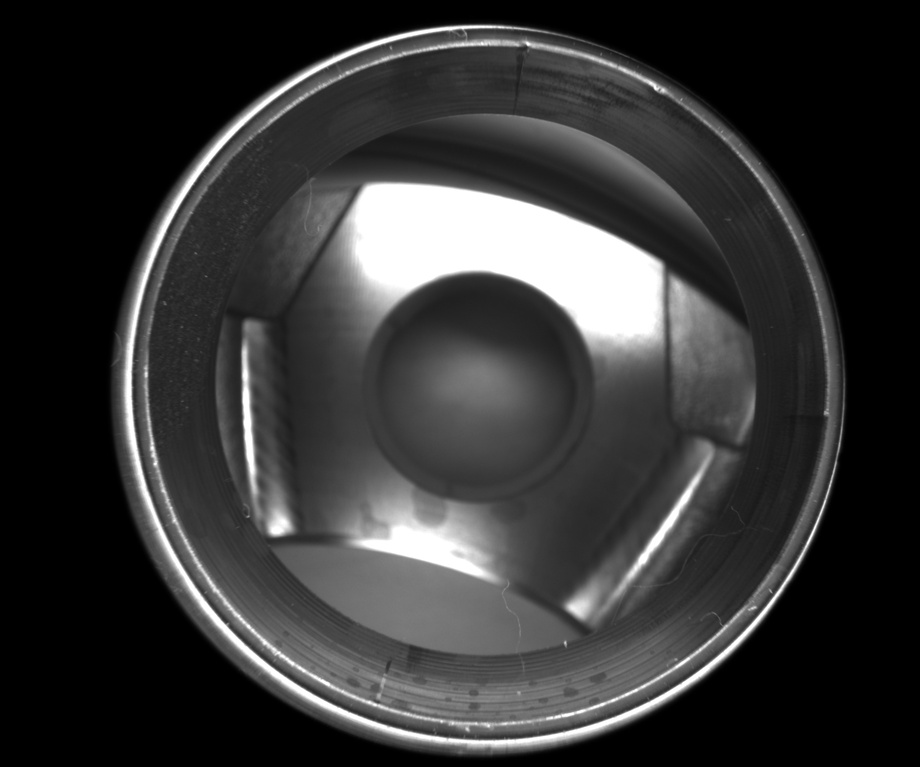
#> input picture code/data/slika3.jpg, 920 x 767 px, shrunk from 2464 x 2056 before the run; its folder holds 4 pictures in this run; the run also reads 2 pictures not shown here
$ python compute_statistics.py data
#> lines starting #> are read from the running program, lines starting #| are printed output that depends on the picture
### code/imageStatistics.py
import numpy as np
from PIL import Image
import statistics

from matplotlib import pyplot as plt
from skimage import io
import numpy as np


class ImageStatistics:
    data = []
    mi = 0
    sd = 0
    med = 0

    def __init__(self, img_path):
        self.img = img_path
        image = io.imread(img_path)
        self.data = image.ravel()
        self.mi = np.average(self.data)
        self.sd = np.std(self.data)
        self.med = np.median(self.data)

    def createHistogram(self):
        _ = plt.hist(self.data, bins=256)
        plt.show()

    def getMi(self) -> float:
        return self.mi
    def getSd(self) -> float:
        return self.sd
    def getMed(self) -> float:
        return self.med
    def getData(self):
        return self.data
class GalleryAnalyzer():
    data = {}
    def __init__(self, images):
        data = load

### code/compute_statistics.py
from imageStatistics import ImageStatistics
from PIL import Image
import numpy as np
import matplotlib.pyplot as plt
import sys
from skimage import io
import skimage
import os, sys

def get_file_paths(directory_path):

#> called with directory_path = 'data'
    file_paths = []
    for root, dirs, files in os.walk(directory_path):
        for file in files:
            file_path = os.path.join(root, file)
            file_paths.append(file_path)
    return file_paths

def calculateStatistics(images):
    image_statistics = []
    for img in images:
        pom = ImageStatistics(img)
        image_statistics.append(pom)
#> this loop made 4 passes
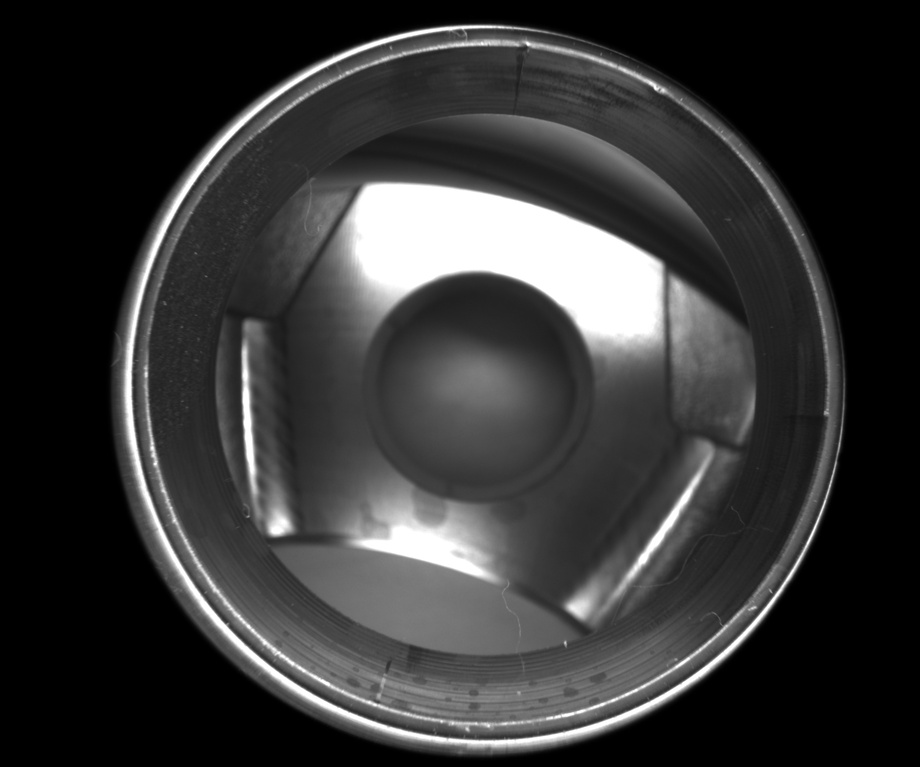
#> input picture code/data/slika3.jpg, 920 x 767 px, shrunk from 2464 x 2056 before the run
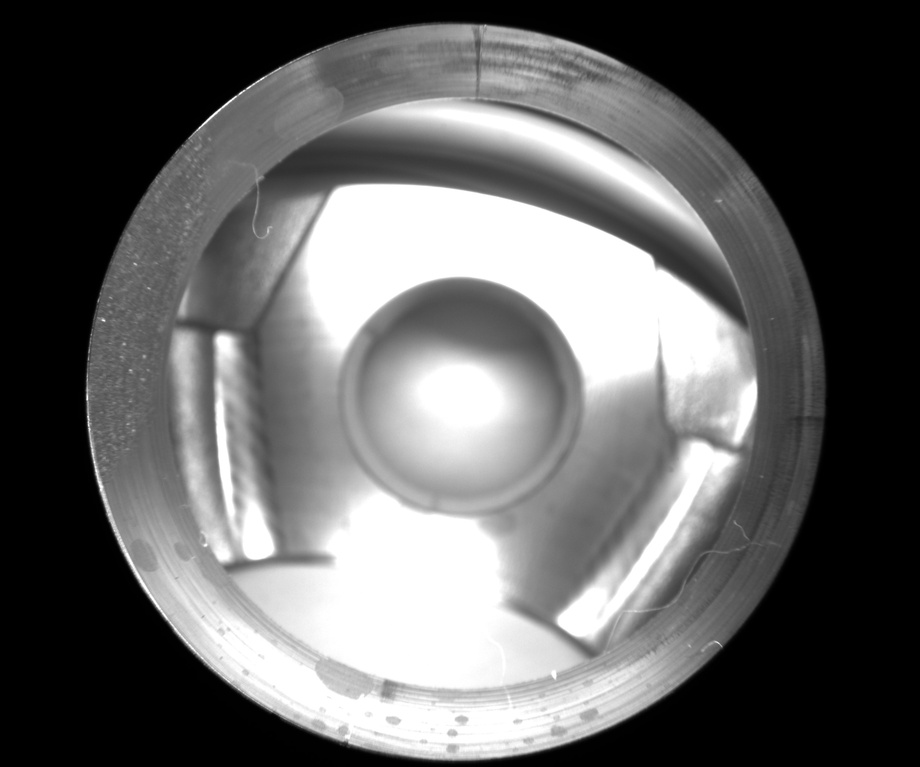
#> input picture code/data/slika4.jpg, 920 x 767 px, shrunk from 2464 x 2056 before the run
#> pass 3, in __init__ (call 3), `image = io.imread(img_path)`:
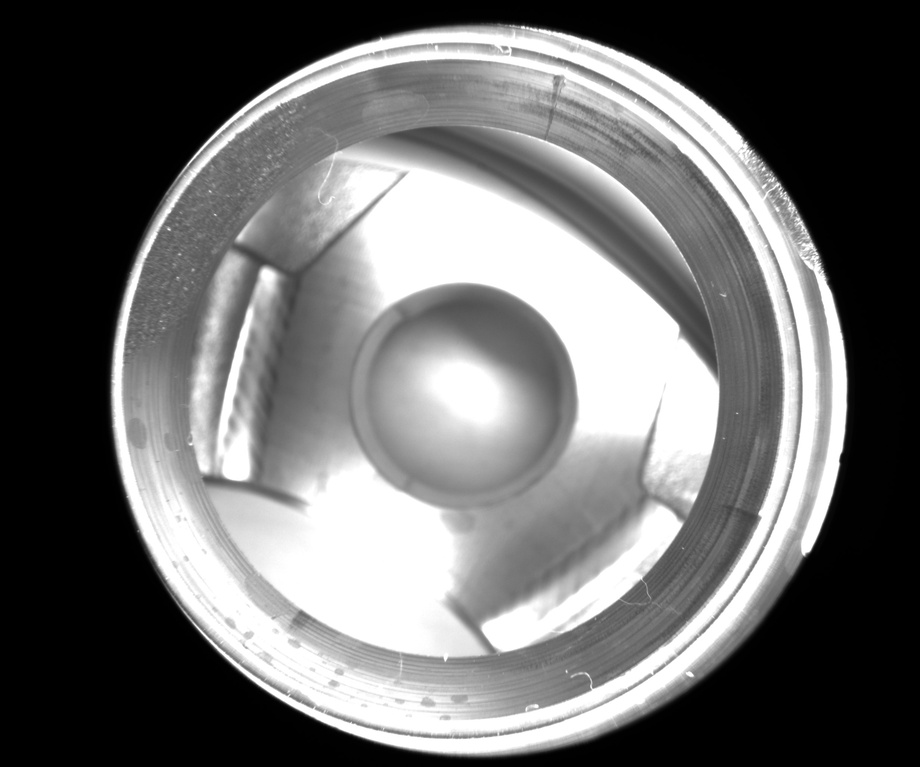
#> image: shape (767, 920, 3); min 0, max 255, mean 107.9
    return image_statistics

def calculateStatisticsForAll(images):
    data = np.array(map(lambda x:x.data, images)).ravel()

def main():
    file_dir = "data/"
    if sys.argv[0]:
         file_dir = sys.argv[1]
    else:
         print("No directory specified!")
         exit(-1)

    images = get_file_paths(file_dir)
    statistics = calculateStatistics(images)

    mi_s = list(map(lambda x: np.round(x.getMi()), statistics))
#> mi_s = [53, 100, 108, 80]
    sd_s = list(map(lambda x: np.round(x.getSd()), statistics))
#> sd_s = [65, 95, 100, 94]
    med_s = list(map(lambda x: np.round(x.getMed()), statistics))
#> med_s = [41, 95, 109, 37]

    print(mi_s)
#| [53.0, 100.0, 108.0, 80.0]
    print(sd_s)
#| [65.0, 95.0, 100.0, 94.0]
    print(med_s)
#| [41.0, 95.0, 109.0, 37.0]

    ax = plt.hist(mi_s, bins = 255)
    bx = plt.hist(sd_s, bins = 255)
    plt.show()
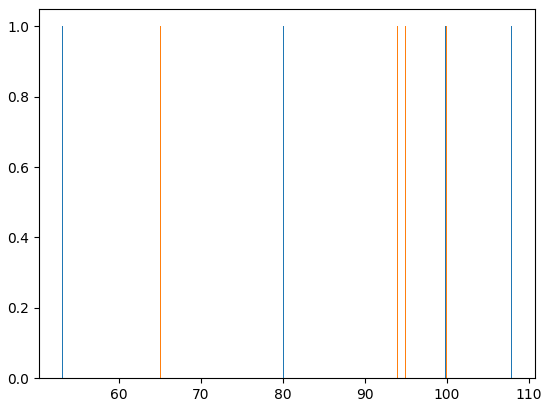
#> figure drawn by matplotlib, 1 panel

if __name__ == "__main__":
        main()

#print(get_file_paths("data/"))

def imagesToData(directory_path):
    files  = get_file_paths()
